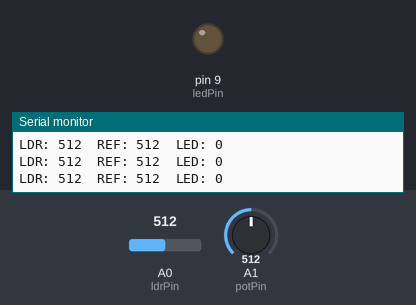
A sketch run on a simulated Arduino Uno, built with avr-gcc and run on an emulated ATmega328P. On the bench: output pins drawn as LEDs (lit = HIGH), the last lines printed to the serial monitor. The test bench sets the inputs (shaded band); at power-on: A1 (potPin) = 512, A0 (ldrPin) = 512.

Above: at 1.2 s.
1.3 s: A1 (potPin) set to 716
At 2.2 s:
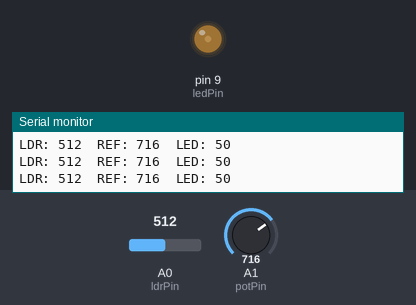
3.0 s: A0 (ldrPin) set to 306
At 3.5 s:
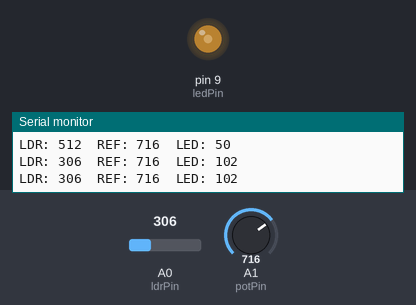
4.5 s: A0 (ldrPin) set to 122
At 4.8 s:
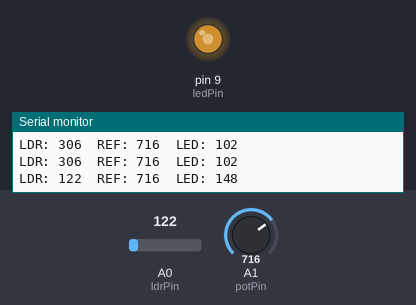
6.0 s: A1 (potPin) set to 900
At 7.3 s:
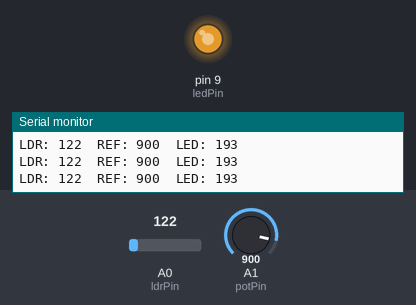
Timing chart, 0 to 8.5 s (numbered marks = the images above; inputs shaded):
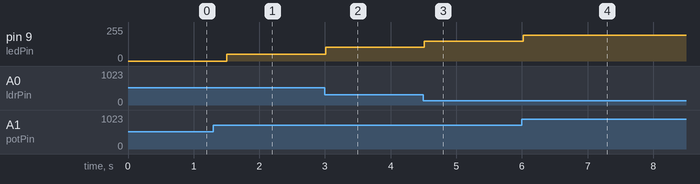

The sketch:

ldr_pot_upravljac_rasvjete.ino
```cpp
const int ldrPin = A0;
const int potPin = A1;
const int ledPin = 9;

void setup() {
  pinMode(ledPin, OUTPUT);
  Serial.begin(9600);
}

void loop() {
  int ldrValue = analogRead(ldrPin);
  int refValue = analogRead(potPin);

  int error = refValue - ldrValue;
  int ledValue;

  if (error > 0) {
    ledValue = map(error, 0, 1023, 0, 255);
  } else {
    ledValue = 0;
  }

  ledValue = constrain(ledValue, 0, 255);

  analogWrite(ledPin, ledValue);

  Serial.print("LDR: ");
  Serial.print(ldrValue);
  Serial.print("  REF: ");
  Serial.print(refValue);
  Serial.print("  LED: ");
  Serial.println(ledValue);

  delay(300);
}
```

Measured:
- after the input at 1.3 s, pin 9 (ledPin): 0/255 → 50/255 after 0.20 s
- after the input at 3.0 s, pin 9 (ledPin): 50/255 → 102/255 at once
- after the input at 4.5 s, pin 9 (ledPin): 102/255 → 148/255 at once
- after the input at 6.0 s, pin 9 (ledPin): 148/255 → 193/255 at once
